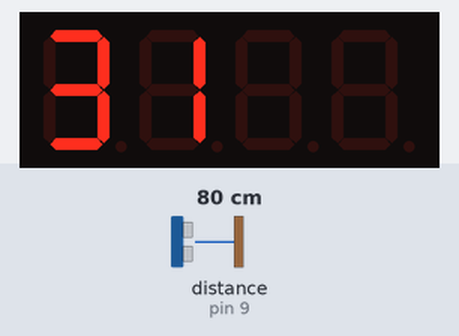
A sketch run on a simulated Arduino Uno, built with avr-gcc and run on an emulated ATmega328P. Shown: 4-digit seven-segment display. Wiring (inferred from the names in the program): ultrasonic range finder: trigger pin 10; echo pin 9. The test bench sets the inputs (shaded band); at power-on: distance to the obstacle (sensor on pin 9) 80 cm. The echo pulse lasts 58.3 µs per cm.

Above: at 3.2 s.
3.3 s: distance to the obstacle (sensor on pin 9) set to 2 cm
At 3.58 s:
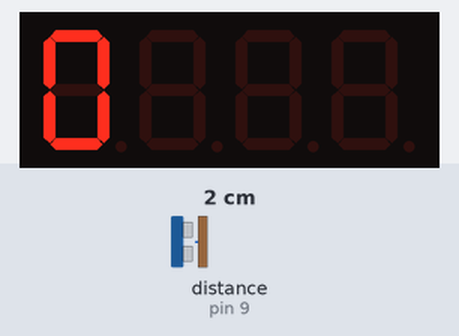
4.9 s: distance to the obstacle (sensor on pin 9) set to 4 cm
At 5.0 s:
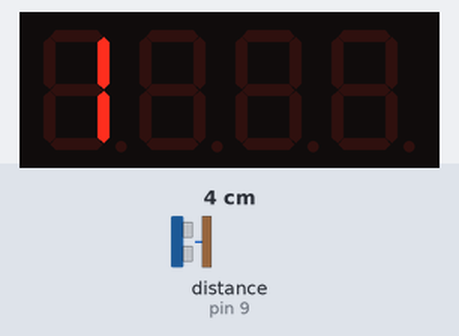
6.4 s: distance to the obstacle (sensor on pin 9) set to 9 cm
At 6.63 s:
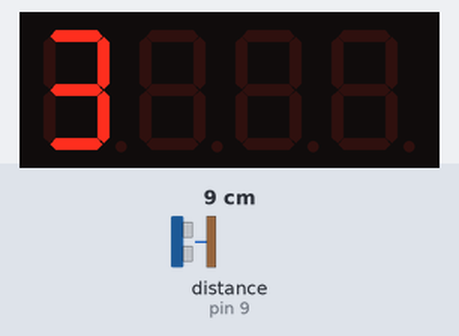

Measured:
- after the input at 3.3 s, the display: first differs from a run without the input after 0.19 s (image 1)
- after the input at 4.9 s, the display: first differs from a run without the input at once (image 2)
- after the input at 6.4 s, the display: first differs from a run without the input after 0.13 s (image 3)

The sketch:

distance_eith_display.ino
```cpp
/*
  Clock example example (Extended class example)

  Display a clock on the display. For this demo you can add a speed multiplier to make the clock run faster. For a real clock you want to use a delay of 1 min or even use a Real Time Clock module (RTC)

  The circuit:
  * connect TM1637 pin CLK to Arduino pin D4
  * connect TM1637 pin DIO to Arduino pin D5
  * connect TM1637 pin Vcc to Arduino pin 5V
  * connect TM1637 pin GND to Arduino pin GND

  Created 25 September 2015
  By Bram Harmsen

  https://github.com/bremme/arduino-tm1637

*/
// include the SevenSegmentTM1637 library
#include "SevenSegmentTM1637.h"
#include "SevenSegmentExtended.h"

/* initialize global TM1637 Display object
*  The constructor takes two arguments, the number of the clock pin and the digital output pin:
* SevenSegmentTM1637(byte pinCLK, byte pinDIO);
*/
const byte PIN_CLK = 4;   // define CLK pin (any digital pin)
const byte PIN_DIO = 5;   // define DIO pin (any digital pin)
SevenSegmentExtended      display(PIN_CLK, PIN_DIO);

const unsigned int clockSpeed = 10000;    // speed up clock for demo
int tp =10;
int ep =9;
long duration, inches, cm;
// run setup code
void setup() {
  Serial.begin(9600);         // initializes the Serial connection @ 9600 baud
  display.begin();            // initializes the display
  display.setBacklight(100);  // set the brightness to 100 %
  delay(1000);
  pinMode(tp,OUTPUT);
pinMode(ep,INPUT);// wait 1000 ms
};

// run loop (forever)
void loop() {
       digitalWrite(tp,0);
delayMicroseconds(2);
digitalWrite(tp,1);
delayMicroseconds(5);
digitalWrite(tp,0);
duration = pulseIn(ep, HIGH);
  inches = microsecondsToInches(duration);
  cm = microsecondsToCentimeters(duration);


      display.print(inches);             // clock delay ms
   delay(200);
   display.clear();
}


long microsecondsToInches(long microseconds) {
  // According to Parallax's datasheet for the PING))), there are
  // 73.746 microseconds per inch (i.e. sound travels at 1130 feet per
  // second).  This gives the distance travelled by the ping, outbound
  // and return, so we divide by 2 to get the distance of the obstacle.
  // See: http://www.parallax.com/dl/docs/prod/acc/28015-PING-v1.3.pdf
  return microseconds / 74 / 2;
}

long microsecondsToCentimeters(long microseconds) {
  // The speed of sound is 340 m/s or 29 microseconds per centimeter.
  // The ping travels out and back, so to find the distance of the
  // object we take half of the distance travelled.
  return microseconds / 29 / 2;
}
```
